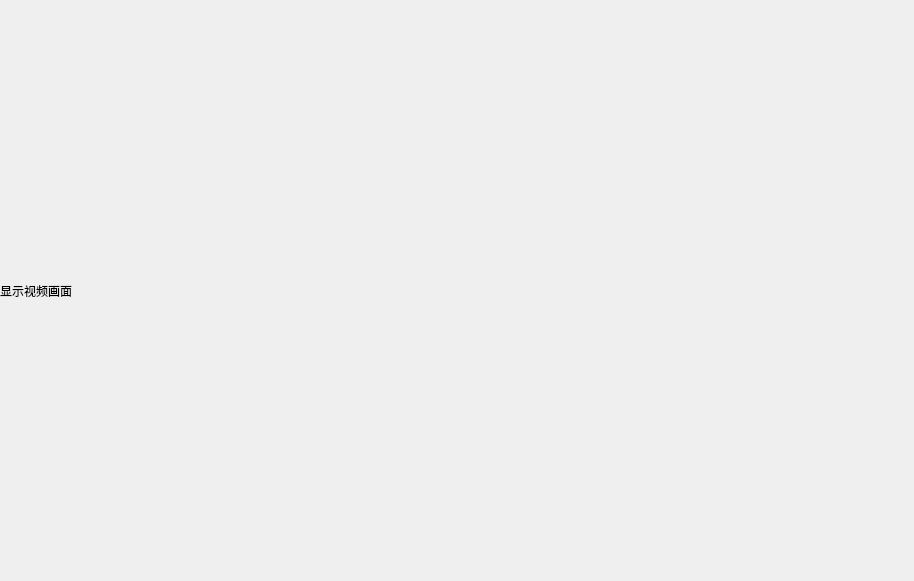
<?xml version="1.0" encoding="UTF-8"?>
<ui version="4.0">
 <class>DisplayWind</class>
 <widget class="QWidget" name="DisplayWind">
  <property name="geometry">
   <rect>
    <x>0</x>
    <y>0</y>
    <width>914</width>
    <height>581</height>
   </rect>
  </property>
  <property name="windowTitle">
   <string>Form</string>
  </property>
  <layout class="QGridLayout" name="gridLayout">
   <property name="leftMargin">
    <number>0</number>
   </property>
   <property name="topMargin">
    <number>0</number>
   </property>
   <property name="rightMargin">
    <number>0</number>
   </property>
   <property name="bottomMargin">
    <number>0</number>
   </property>
   <property name="spacing">
    <number>0</number>
   </property>
   <item row="0" column="0">
    <widget class="QLabel" name="label">
     <property name="text">
      <string>显示视频画面</string>
     </property>
    </widget>
   </item>
  </layout>
 </widget>
 <resources/>
 <connections/>
</ui>
